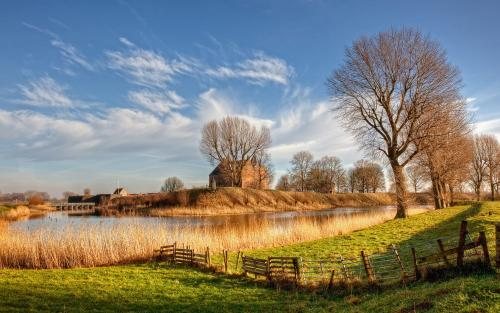
#> input picture beautyful_view.jpg, 500 x 313 px
$ python '21_像素梯度.py'
#> lines starting #> are read from the running program, lines starting #| are printed output that depends on the picture
#> further down, src is the input picture: shape (313, 500, 3); mean B, G, R 118.1, 128.9, 130.8
"""
图像梯度可以把图像看成二维离散函数，图像梯度其实就是这个二维离散函数的求导：
图像梯度: G(x,y) = dx(i,j) + dy(i,j);
dx(i,j) = I(i+1,j) - I(i,j);
dy(i,j) = I(i,j+1) - I(i,j);
其中，I是图像像素的值(如：RGB值)，(i,j)为像素的坐标。
图像梯度一般也可以用中值差分：
dx(i,j) = [I(i+1,j) - I(i-1,j)]/2;
dy(i,j) = [I(i,j+1) - I(i,j-1)]/2;
图像边缘一般都是通过对图像进行梯度运算来实现的。
上面说的是简单的梯度定义，其实还有更多更复杂的梯度公式。
"""
import cv2 as cv
import numpy as np


"通过差分的二阶导数得到边界的图像  拉普拉斯算子"
def lapalian(image):
    dst = cv.Laplacian(image, cv.CV_32F)

    """opencv convertScaleAbs函数原理  范围内,计算绝对值,并将结果转换为8位。 -->  https://blog.csdn.net/qq_27278957/article/details/103642735"""
    lpls = cv.convertScaleAbs(dst)
    cv.imshow("lapalian", lpls)


"自制拉普拉斯算子，从而通过拉普拉斯实现像素梯度"
def custom_lapalian(image):
    # 卷积核各成员要素值之和为0时，则为拉普拉斯算子
    kernel = np.array([[1, 1, 1], [1, -8, 1], [1, 1, 1]])

    "当目标图像的所需深度(ddepth) = -1时，表示输出图像与原图像有相同的深度 --> 很好的文章 https://www.cnblogs.com/lfri/p/10599420.html "
    dst = cv.filter2D(image, cv.CV_32F, kernel=kernel)

    """opencv convertScaleAbs函数原理  范围内,计算绝对值,并将结果转换为8位。 -->  https://blog.csdn.net/qq_27278957/article/details/103642735"""
    lpls = cv.convertScaleAbs(dst)
    cv.imshow("custom_lapalian", lpls)


"通过差分得到的一阶导数，在一阶导数去最大值的地方得到边界的图像 soble算子  --> https://blog.csdn.net/qq_29840153/article/details/90769385"
"sobel就是一阶微分？？？？？？"
def sobel_demo(image):
    """参数dx取1时，就是一阶差分,一阶差分具体定义-->https://baike.baidu.com/item/%E4%B8%80%E9%98%B6%E5%B7%AE%E5%88%86/3937421?fr=aladdin"""
    grad_x = cv.Sobel(image, cv.CV_32F, 1, 0)         # 配置x方向的sobel函数参量  -->  # 这个函数是求x方向的梯度
    grad_y = cv.Sobel(image, cv.CV_32F, 0, 1)         # 参数ddepth的范围不能太小， 要超过8U， 否则加和要超过256
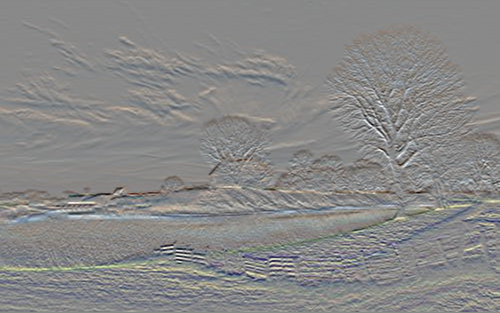
#> grad_y: shape (313, 500, 3) float32; mean B, G, R -3.8, -1.4, -0.4; drawn with min black and max white
    gradx = cv.convertScaleAbs(grad_x)
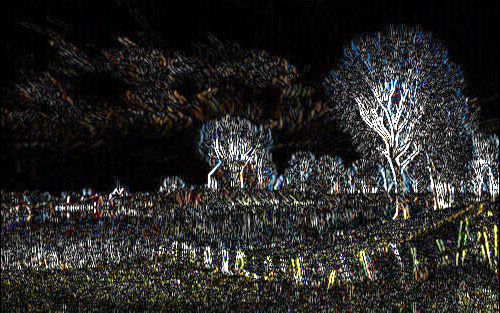
#> gradx: shape (313, 500, 3); mean B, G, R 38, 39.7, 40.3
    grady = cv.convertScaleAbs(grad_y)
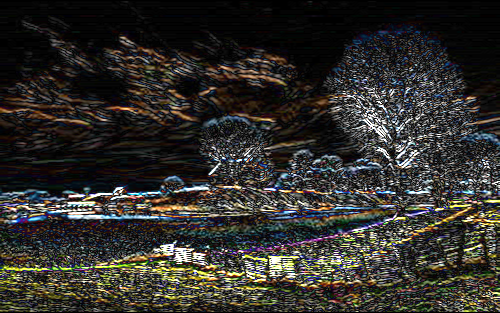
#> grady: shape (313, 500, 3); mean B, G, R 44.1, 48, 49.5

    cv.imshow("gradient-x", gradx)
    cv.imshow("gradient-y", grady)

    "addWeighted加权函数 --> addWeighted"
    gradxy = cv.addWeighted(gradx, 0.5, grady, 0.5, 0)
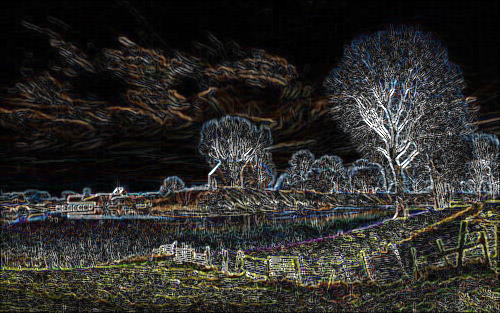
#> gradxy: shape (313, 500, 3); mean B, G, R 41.1, 43.8, 44.9
    cv.imshow("sobel-demo-xy", gradxy)


src = cv.imread(r"beautyful_view.jpg")
sobel_demo(src)
lapalian(src)
#> in lapalian, `dst = cv.Laplacian(image, cv.CV_32F)`:
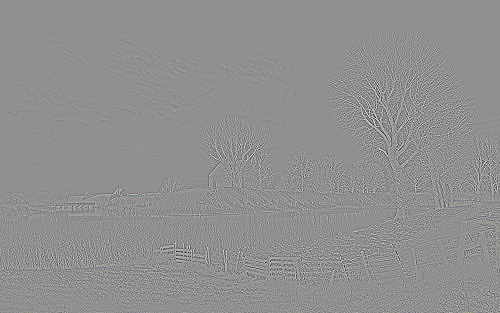
#> dst: shape (313, 500, 3) float32; mean B, G, R 0, 0, 0; drawn with min black and max white
#> in lapalian, `lpls = cv.convertScaleAbs(dst)`:
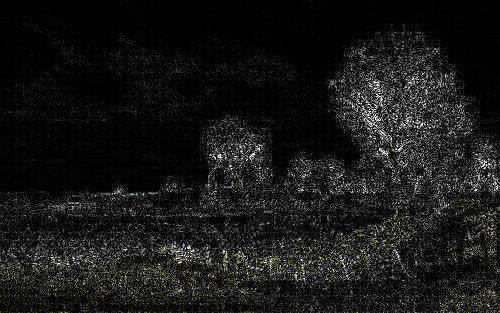
#> lpls: shape (313, 500, 3); mean B, G, R 23.8, 24.3, 24.4
custom_lapalian(src)
#> in custom_lapalian, `lpls = cv.convertScaleAbs(dst)`:
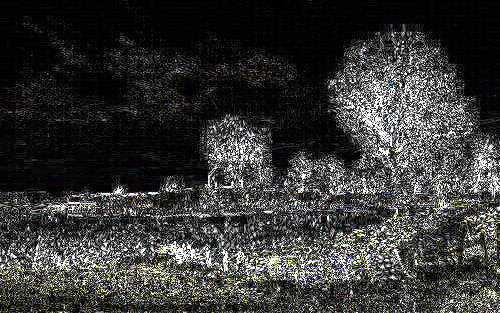
#> lpls: shape (313, 500, 3); mean B, G, R 54.4, 55.6, 55.8
cv.imshow("hello world", src)
cv.waitKey(0)                  # 显示图片时用
cv.destroyAllWindows()
